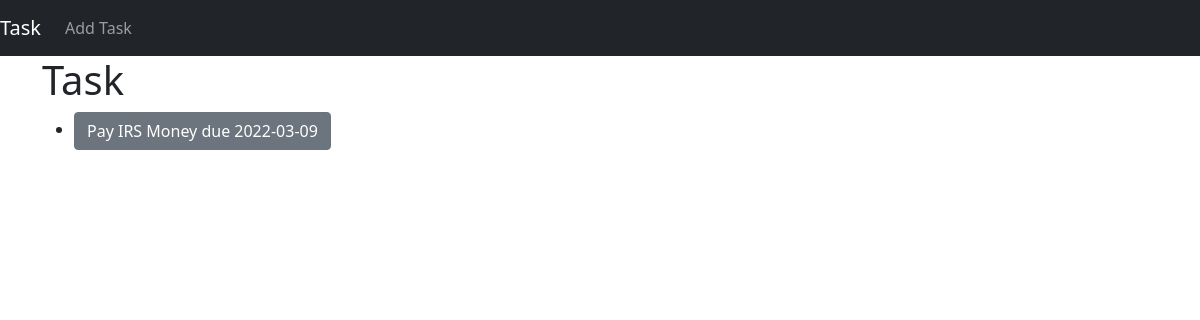
The page /todo/ on the database as committed earlier.
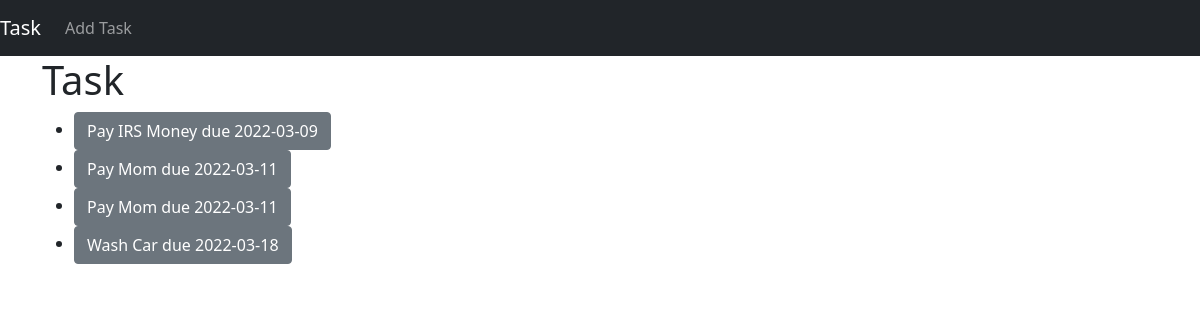
The same page on the database as committed later.
### todo/models.py (models this page shows)
class Task(models.Model):
    title = models.CharField(max_length=50)
    due_date = models.DateField()
    date_stamp = date.today().strftime("%B %d, %Y")
    description = models.TextField(blank=True)
    complete = models.BooleanField(default=False)
    def __str__(self):
        return f"{self.title} due {self.due_date}"

### todo/views.py (the view)
# urls.py: path('', TaskListView.as_view(), name = 'task_list'),
class TaskListView(ListView):
    model = Task
    queryset = Task.objects.order_by('due_date')
    context_object_name = "task_list"

### todo/templates/todo/task_list.html
{% extends 'base.html' %}
{% block content%}
    <div class="container">
        <h1>Task </h1>
        <ul>
            {% for task in task_list %}
                <li>
                    {% if task.complete == True %}
                    <a href="/todo/task_detail/{{task.id}}" class="btn btn-success" role="button">{{task}}</a>
                    {% else %}
                    <a href="/todo/task_detail/{{task.id}}" class="btn btn-secondary" role="button">{{task}}</a>
                    {% endif %}
                </li>
            {% endfor %}
        </ul>
    </div>
{% endblock %}

### templates/base.html (shortened to what this page needs)
<!DOCTYPE html>
<html lang="en">
<head>
    <link href="https://cdn.jsdelivr.net/npm/bootstrap@5.1.3/dist/css/bootstrap.min.css" rel="stylesheet">
</head>
<body>
        <nav class="navbar navbar-expand-lg navbar-dark bg-dark">
            <a class="navbar-brand" href="{% url 'todo:task_list' %}">Task</a>
            <div class="collapse navbar-collapse" id="navbarSupportedContent">
                <ul class="navbar-nav mr-auto">
                    <li class="nav-item active">
                    <a class="nav-link" href="{% url 'todo:task_create' %}">Add Task </a>
                    </li>
                </ul>
            </div>
        </nav>
    {% block content %}
    {% endblock %}
</body>
</html>

Rows that differ between the two databases and show on the page:
added Task: title+due_date "Pay Mom due 2022-03-11"
added Task: title+due_date "Pay Mom due 2022-03-11"
added Task: title+due_date "Wash Car due 2022-03-18"
